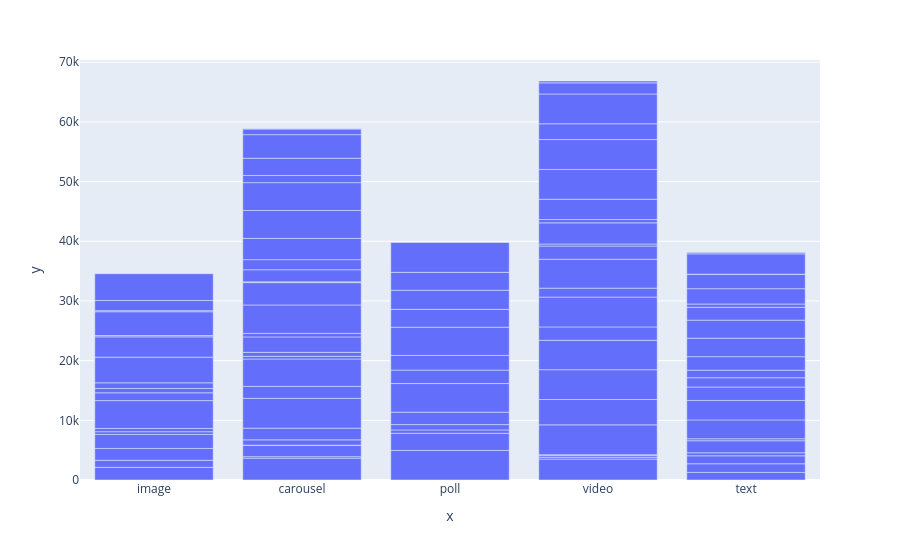

Notebook source saved alongside this figure:
### Code cell
px.bar(x=df.post_type,y=df.likes)

### Figure 1 — Plotly figure (JSON) as saved in the notebook; plotly's stock layout.template omitted (floating-point values rounded to 4 significant figures)
{"data": [{"hovertemplate": "x=%{x}<br>y=%{y}<extra></extra>", "legendgroup": "", "marker": {"color": "#636efa", "pattern": {"shape": ""}}, "name": "", "orientation": "v", "showlegend": false, "textposition": "auto", "type": "bar", "x": ["image", "carousel", "poll", "image", "video", "carousel", "image", "text", "video", "carousel", "text", "video", "carousel", "text", "carousel", "image", "poll", "text", "text", "image", "poll", "carousel", "text", "carousel", "poll", "carousel", "text", "poll", "image", "carousel", "poll", "image", "video", "poll", "image", "video", "video", "poll", "video", "carousel", "carousel", "video", "carousel", "text", "video", "text", "poll", "video", "image", "text", "text", "image", "video", "image", "carousel", "image", "video", "video", "video", "carousel", "video", "carousel", "image", "carousel", "image", "text", "carousel", "video", "image", "text", "video", "carousel", "text", "video", "video", "text", "carousel", "poll", "carousel", "text", "video", "carousel", "video", "carousel", "text", "text", "text", "text", "carousel", "poll", "carousel", "video", "carousel", "image", "poll", "carousel", "video", "text", "poll", "image"], "xaxis": "x", "y": [2121, 3660, 4955, 1183, 3499, 256, 1982, 1274, 317, 1878, 1446, 304, 45, 1333, 889, 2348, 2872, 512, 2013, 455, 559, 1961, 332, 5000, 898, 1992, 3161, 2083, 548, 4594, 4795, 4665, 119, 2253, 1309, 5000, 4245, 2463, 5000, 447, 667, 4929, 2586, 3259, 2236, 2251, 4726, 5000, 725, 1551, 1268, 950, 1498, 4297, 592, 3401, 4846, 2204, 344, 4763, 3544, 3742, 227, 130, 3982, 2265, 2026, 560, 187, 3094, 3398, 1690, 3026, 5000, 5000, 2153, 3571, 2990, 4678, 553, 2642, 4656, 5000, 1203, 2566, 2416, 15, 3404, 2884, 3195, 3956, 1857, 951, 1694, 3005, 36, 314, 229, 5000, 4483], "yaxis": "y"}], "layout": {"barmode": "relative", "legend": {"tracegroupgap": 0}, "margin": {"t": 60}, "xaxis": {"anchor": "y", "domain": [0, 1], "title": {"text": "x"}}, "yaxis": {"anchor": "x", "domain": [0, 1], "title": {"text": "y"}}}}
